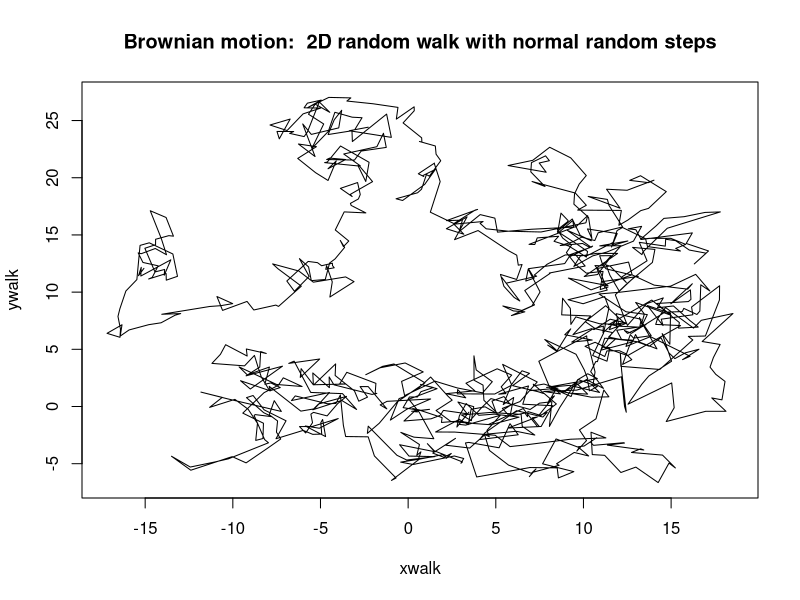
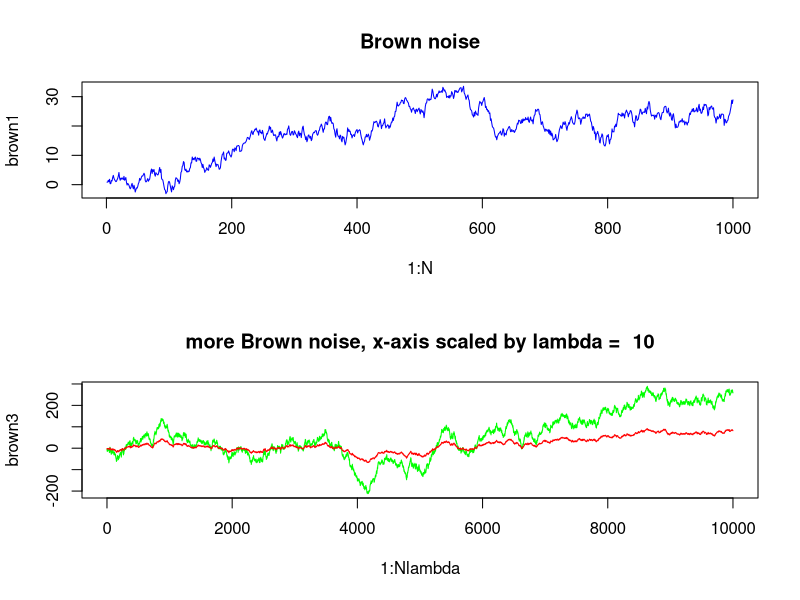
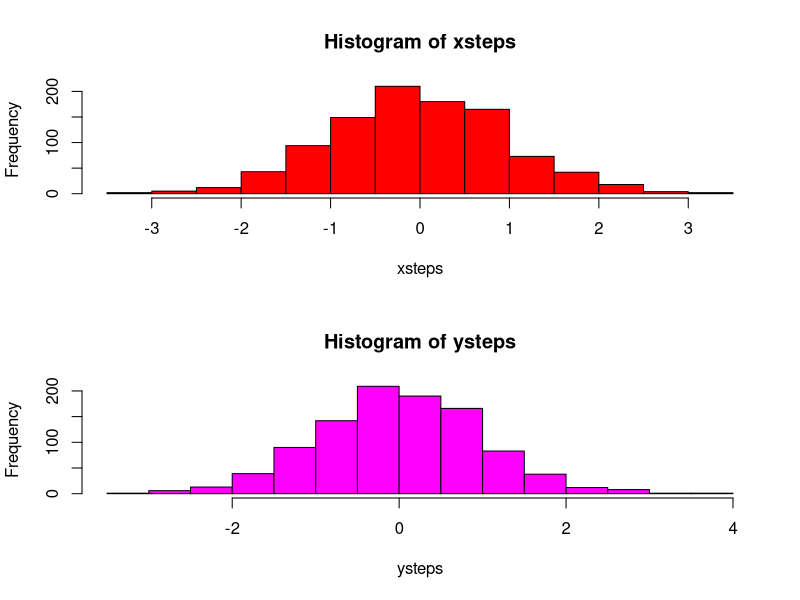

Write the R code that produced these figures, in order.
opar = par(mfrow=c(1,1), ask=TRUE)

N = 1000

xwalk = cumsum(rnorm(N))
ywalk = cumsum(rnorm(N))

plot(xwalk, ywalk, type="l")
title("Brownian motion:  2D random walk with normal random steps")

#-----------------------------------------------------------------------------

par(mfrow=c(2,1))

lambda = 10  # any positive constant you want

N = 1000

Nlambda = N * lambda

brown1 = cumsum(rnorm(N))

brown2 = cumsum(rnorm(Nlambda))

brown3 = brown2 * sqrt(lambda)


plot(1:N, brown1, type="l", col="blue")
title(paste("Brown noise"))

plot(1:Nlambda, brown3, type="l", col="green")
title(paste("more Brown noise, x-axis scaled by lambda = ",lambda))

points(1:Nlambda, brown2, type="l", col="red")

# title(paste("more Brown noise, x-axis scaled by lambda = ",lambda,", y-axis scaled by sqrt(lambda) = ",sqrt(lambda)))

#-----------------------------------------------------------------------------

xsteps = diff(xwalk)
ysteps = diff(ywalk)

hist( xsteps, col="red" )
hist( ysteps, col="magenta" )

par(opar)
